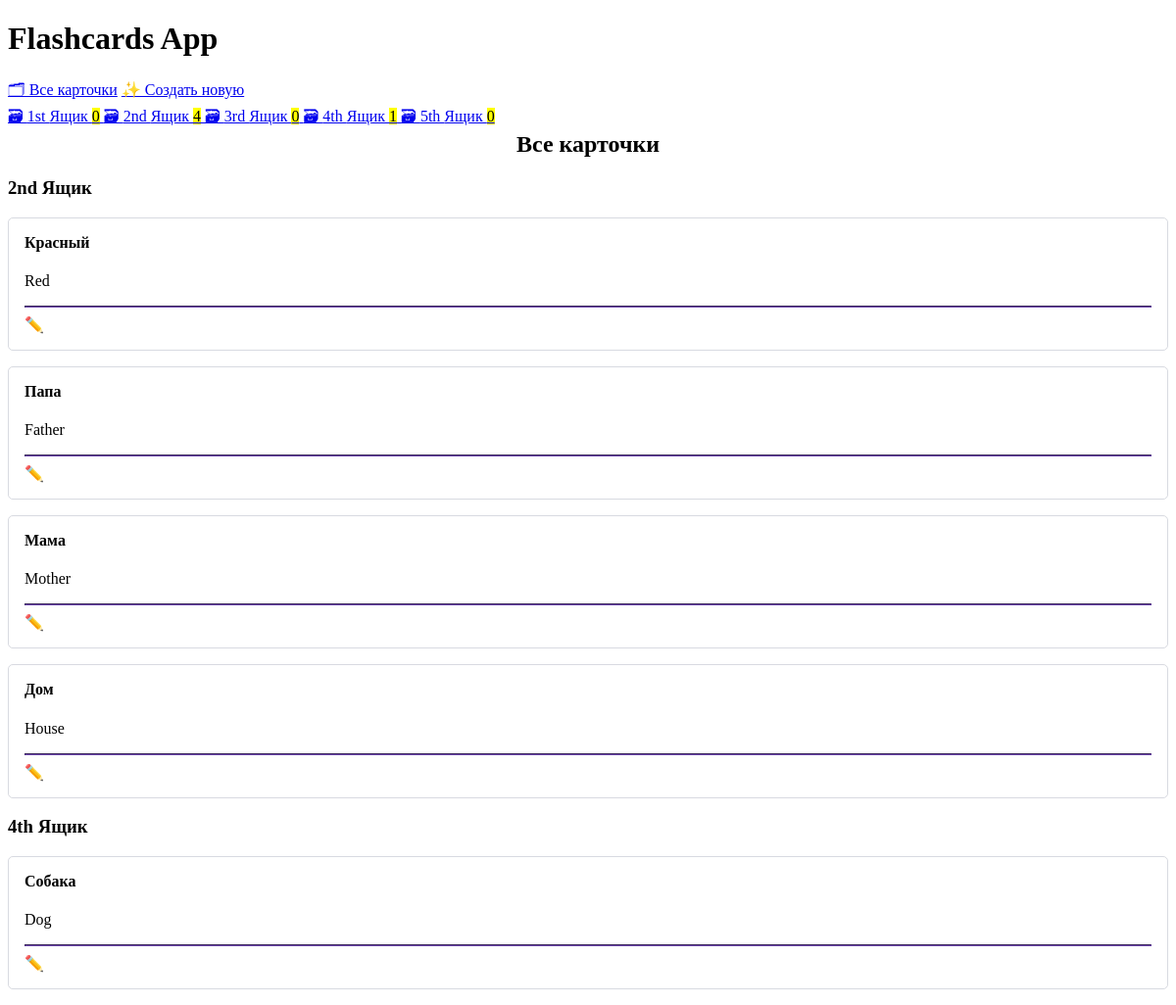
The page / on the database its author committed.
### cards/models.py (models this page shows, shortened)
class Card(models.Model):
    question = models.CharField(max_length=100)
    answer = models.CharField(max_length=100)
    box = models.IntegerField(
        choices=zip(BOXES, BOXES),
        default=BOXES[0],
    )
    date_created = models.DateTimeField(auto_now_add=True)

### cards/views.py (the view)
# urls.py: path('', views.CardListView.as_view(), name='card-list'),
class CardListView(ListView):
    model = Card
    queryset = Card.objects.all().order_by('box', '-date_created')

### cards/templatetag/cards_tags.py (called while the page is built)
@register.inclusion_tag('cards/box_links.html')
def boxes_as_links():
    boxes = []
    for box_num in BOXES:
        card_count = Card.objects.filter(box=box_num).count()
        boxes.append({
            'number': box_num,
            'card_count': card_count,
        })
    return {'boxes': boxes}

### cards/templates/cards/card_list.html
{% extends 'cards/base.html' %}
{% load humanize %}
{% block content %}
    <h2>
        Все карточки
    </h2>
    {% for card in card_list %}
        {% ifchanged %}
            <h3> {{ card.box | ordinal }} Ящик</h3>
        {% endifchanged %}
        {% include 'cards/card.html'%}
    {% endfor %}
{% endblock content %}

### cards/templates/cards/base.html (shortened to what this page needs)
<!DOCTYPE html>
<html lang="en">
<head>
    <link rel="stylesheet" href="https://cdn.simplecss.org/simple.min.css">
</head>
<body>
    <header>
        <h1>Flashcards App</h1>
        {% include 'cards/navigation.html' %}
    </header>
    <main>
        {% block content %}{% endblock content %}
    </main>
</body>
</html>

### cards/templates/cards/navigation.html
{% load cards_tags %}
<nav>
    <a href="{% url 'card-list' %}">🗂 Все карточки</a>
    <a href="{% url 'card-create' %}"> ✨ Создать новую</a>
    <br>
    {% boxes_as_links %}
</nav>

### cards/templates/cards/box_links.html
{% load humanize %}
{% for box in boxes %}
    <a href="{% url 'box' box_num=box.number %}">
        🗃 {{ box.number | ordinal }} Ящик <mark>{{ box.card_count }}</mark>
    </a>
{% endfor %}

### cards/templates/cards/card.html (shortened to what this page needs)
<article>
   <h4>{{ card.question }}</h4>
   {% if not check_card %}
      <p>{{ card.answer }}</p>
      <hr>
      <a href="{% url 'card-update' card.id %}" role="button"> ✏️ Редактировать</a>
   {% endif %}
</article>

### cards/templates/cards/base.html (style rules this page uses)
:root { --accent: #6e48ad; --accent-bg: white; --bg: #fff; --text: #212121; --text-light: #585858; --border: #d8dae1; --code: #d81b60; --preformatted: #444; }
article { background-color: var(--marked); border: 1px solid var(--border); border-radius: 5px; padding: 1em; margin: 1em 0; }
h2 { text-align: center; }
h2, h4 { margin-top: 0; }
hr { background: var(--accent); border-color: var(--accent); }
button, a[role="button"] { color: white; text-decoration: none; }

### rows shown on the page
Card: box|ordinal "2nd", question "Красный", answer "Red"
Card: question "Папа", answer "Father"
Card: question "Мама", answer "Mother"
Card: question "Дом", answer "House"
Card: box|ordinal "4th", question "Собака", answer "Dog"

### other values the page prints
{{ box.number | ordinal }} "1st" "2nd" "3rd" "4th" "5th"
{{ box.card_count }} "0" "4" "0" "1" "0"
